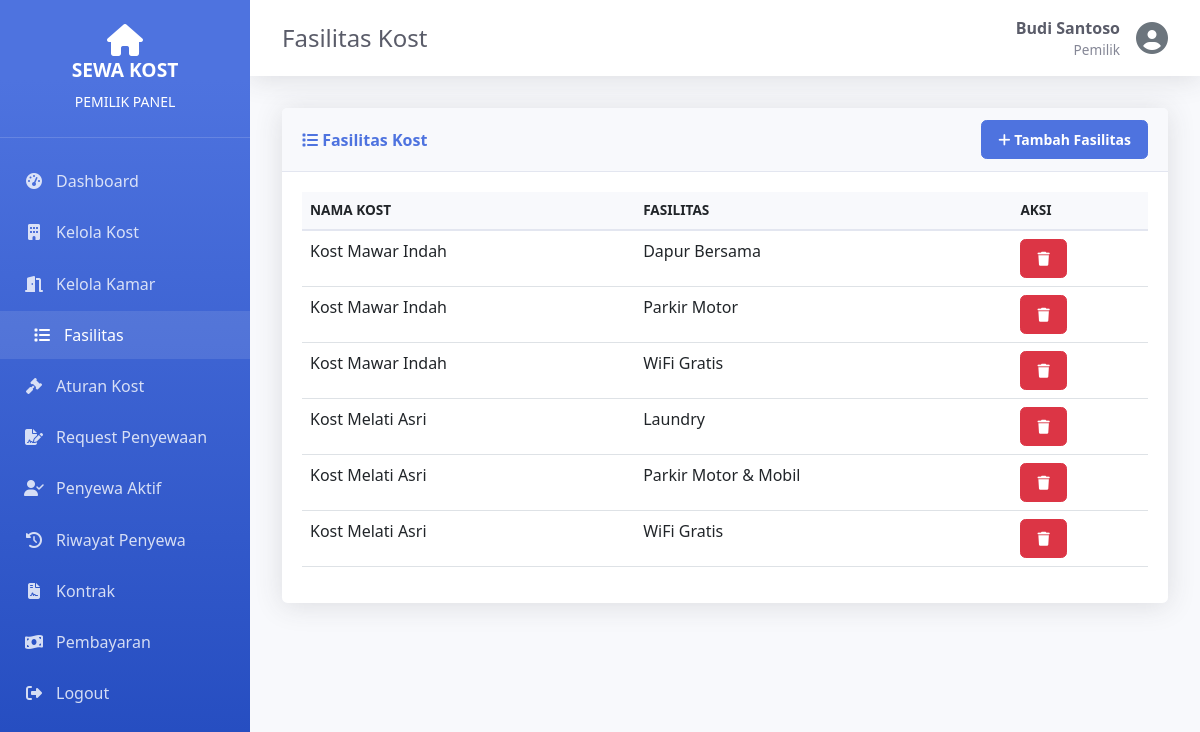
Screenshot of /pemilik/fasilitas.php (signed in) with the database file from the repository.
### tables this page shows
CREATE TABLE `fasilitas_kost` (
  `id` int(11) NOT NULL AUTO_INCREMENT,
  `kost_id` int(11) NOT NULL,
  `nama_fasilitas` varchar(100) NOT NULL,
  `created_at` timestamp NOT NULL DEFAULT current_timestamp(),
  PRIMARY KEY (`id`),
  KEY `kost_id` (`kost_id`),
  CONSTRAINT `fasilitas_kost_ibfk_1` FOREIGN KEY (`kost_id`) REFERENCES `kost` (`id`) ON DELETE CASCADE
);

CREATE TABLE `kost` (
  `id` int(11) NOT NULL AUTO_INCREMENT,
  `pemilik_id` int(11) NOT NULL,
  `nama_kost` varchar(100) NOT NULL,
  `alamat` text NOT NULL,
  `kota` varchar(50) DEFAULT NULL,
  `deskripsi` text DEFAULT NULL,
  `foto` varchar(255) DEFAULT NULL,
  `created_at` timestamp NOT NULL DEFAULT current_timestamp(),
  PRIMARY KEY (`id`),
  KEY `pemilik_id` (`pemilik_id`),
  CONSTRAINT `kost_ibfk_1` FOREIGN KEY (`pemilik_id`) REFERENCES `users` (`id`) ON DELETE CASCADE
);

### lib/auth.php (called while the page is built, shortened)
<?php
require_once __DIR__ . '/database.php';
class Auth {
    public static function id() {
        return $_SESSION['user_id'] ?? null;
    }
}

### lib/database.php (called while the page is built, shortened)
<?php
class Database {
    private static $connection = null;
    public static function connect() {
        if (self::$connection === null) {
            self::$connection = new mysqli(DB_HOST, DB_USER, DB_PASS, DB_NAME);
            self::$connection->set_charset("utf8mb4");
        }
        return self::$connection;
    }
    public static function query($sql) {
        $conn = self::connect();
        $result = $conn->query($sql);
        return $result;
    }
    public static function fetchAll($sql) {
        $result = self::query($sql);
        $data = [];
        while ($row = $result->fetch_assoc()) {
            $data[] = $row;
        }
        return $data;
    }
}

### pemilik/fasilitas.php (the view, shortened to what this page needs)
<?php
require_once __DIR__ . '/../lib/auth.php';
require_once __DIR__ . '/../lib/database.php';
$userId = Auth::id();
$dataFasilitas = Database::fetchAll("
    SELECT f.*, k.nama_kost
    FROM fasilitas_kost f
    JOIN kost k ON f.kost_id = k.id
    WHERE k.pemilik_id = $userId
    ORDER BY k.nama_kost, f.nama_fasilitas
");
include __DIR__ . '/../layout/header.php';
include __DIR__ . '/../layout/sidebar.php';
?>
<div class="card">
    <div class="card-header d-flex justify-content-between align-items-center">
        <span><i class="fas fa-list"></i> Fasilitas Kost</span>
        <button class="btn btn-primary btn-sm" data-bs-toggle="modal" data-bs-target="#addModal">
            <i class="fas fa-plus"></i> Tambah Fasilitas
        </button>
    </div>
    <div class="card-body">
        <div class="table-responsive">
            <table class="table table-hover">
                <thead>
                    <tr>
                        <th>Nama Kost</th>
                        <th>Fasilitas</th>
                        <th>Aksi</th>
                    </tr>
                </thead>
                <tbody>
                    <?php foreach ($dataFasilitas as $item): ?>
                        <tr>
                            <td><?php echo htmlspecialchars($item['nama_kost']); ?></td>
                            <td><?php echo htmlspecialchars($item['nama_fasilitas']); ?></td>
                            <td>
                                <a href="?delete=<?php echo $item['id']; ?>" class="btn btn-danger btn-sm"
                                   onclick="return confirmDelete()">
                                    <i class="fas fa-trash"></i>
                                </a>
                            </td>
                        </tr>
                    <?php endforeach; ?>
                </tbody>
            </table>
        </div>
    </div>
</div>
<?php include __DIR__ . '/../layout/footer.php'; ?>

### assets/css/style.css (style rules this page uses)
:root { --primary-color: #4e73df; --secondary-color: #858796; --success-color: #1cc88a; --danger-color: #e74a3b; --warning-color: #f6c23e; --info-color: #36b9cc; --sidebar-width: 250px; }
* { margin: 0; padding: 0; box-sizing: border-box; }
body { font-family: 'Segoe UI', Tahoma, Geneva, Verdana, sans-serif; background-color: #f8f9fc; color: #5a5c69; }
.card { border: none; border-radius: 0.35rem; box-shadow: 0 0.15rem 1.75rem 0 rgba(58, 59, 69, 0.15); }
.card-header { background-color: #f8f9fc; border-bottom: 1px solid #e3e6f0; padding: 0.75rem 1.25rem; font-weight: bold; color: var(--primary-color); }
.card-body { padding: 1.25rem; }
.table { color: #5a5c69; }
.table thead th { background-color: #f8f9fc; border-bottom: 2px solid #e3e6f0; font-weight: bold; text-transform: uppercase; font-size: 0.85rem; }
.btn { padding: 0.5rem 1rem; border-radius: 0.35rem; font-weight: 600; transition: all 0.3s; }
.btn-primary { background-color: var(--primary-color); border-color: var(--primary-color); }

### rows the page displays
fasilitas_kost: kost.nama_kost "Kost Mawar Indah", nama_fasilitas "Dapur Bersama"
fasilitas_kost: kost.nama_kost "Kost Mawar Indah", nama_fasilitas "Parkir Motor"
fasilitas_kost: kost.nama_kost "Kost Mawar Indah", nama_fasilitas "WiFi Gratis"
fasilitas_kost: kost.nama_kost "Kost Melati Asri", nama_fasilitas "Laundry"
fasilitas_kost: kost.nama_kost "Kost Melati Asri", nama_fasilitas "Parkir Motor & Mobil"
fasilitas_kost: kost.nama_kost "Kost Melati Asri", nama_fasilitas "WiFi Gratis"

### other values shown
$role "PEMILIK"
$pageTitle "Fasilitas Kost"
$user['nama_lengkap'] "Budi Santoso"
$user['role'] "Pemilik"
